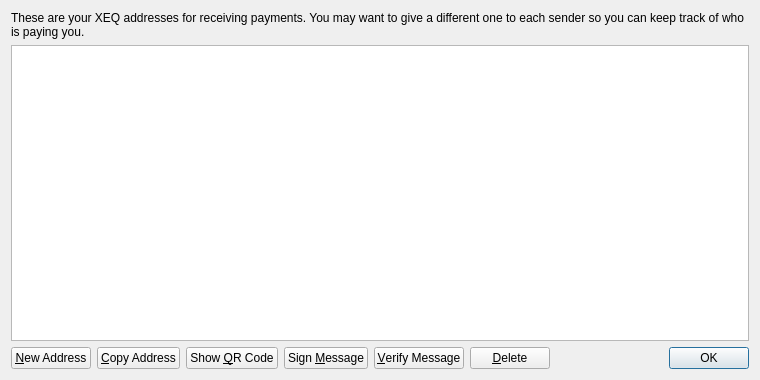
<?xml version="1.0" encoding="UTF-8"?>
<ui version="4.0">
 <class>AddressBookPage</class>
 <widget class="QWidget" name="AddressBookPage">
  <property name="geometry">
   <rect>
    <x>0</x>
    <y>0</y>
    <width>760</width>
    <height>380</height>
   </rect>
  </property>
  <property name="windowTitle">
   <string>Address Book</string>
  </property>
  <layout class="QVBoxLayout" name="verticalLayout">
   <item>
    <widget class="QLabel" name="labelExplanation">
     <property name="text">
      <string>These are your XEQ addresses for receiving payments. You may want to give a different one to each sender so you can keep track of who is paying you.</string>
     </property>
     <property name="textFormat">
      <enum>Qt::PlainText</enum>
     </property>
     <property name="wordWrap">
      <bool>true</bool>
     </property>
    </widget>
   </item>
   <item>
    <widget class="QTableView" name="tableView">
     <property name="contextMenuPolicy">
      <enum>Qt::CustomContextMenu</enum>
     </property>
     <property name="toolTip">
      <string>Double-click to edit address or label</string>
     </property>
     <property name="tabKeyNavigation">
      <bool>false</bool>
     </property>
     <property name="selectionMode">
      <enum>QAbstractItemView::SingleSelection</enum>
     </property>
     <property name="selectionBehavior">
      <enum>QAbstractItemView::SelectRows</enum>
     </property>
     <property name="sortingEnabled">
      <bool>true</bool>
     </property>
     <attribute name="verticalHeaderVisible">
      <bool>false</bool>
     </attribute>
    </widget>
   </item>
   <item>
    <layout class="QHBoxLayout" name="horizontalLayout">
     <item>
      <widget class="QPushButton" name="newAddressButton">
       <property name="toolTip">
        <string>Create a new address</string>
       </property>
       <property name="text">
        <string>&amp;New Address</string>
       </property>
      </widget>
     </item>
     <item>
      <widget class="QPushButton" name="copyToClipboard">
       <property name="toolTip">
        <string>Copy the currently selected address to the system clipboard</string>
       </property>
       <property name="text">
        <string>&amp;Copy Address</string>
       </property>
      </widget>
     </item>
     <item>
      <widget class="QPushButton" name="showQRCode">
       <property name="text">
        <string>Show &amp;QR Code</string>
       </property>
      </widget>
     </item>
     <item>
      <widget class="QPushButton" name="signMessage">
       <property name="toolTip">
        <string>Sign a message to prove you own a XEQ address</string>
       </property>
       <property name="text">
        <string>Sign &amp;Message</string>
       </property>
      </widget>
     </item>
     <item>
      <widget class="QPushButton" name="verifyMessage">
       <property name="toolTip">
        <string>Verify a message to ensure it was signed with a specified XEQ address</string>
       </property>
       <property name="text">
        <string>&amp;Verify Message</string>
       </property>
      </widget>
     </item>
     <item>
      <widget class="QPushButton" name="deleteButton">
       <property name="toolTip">
        <string>Delete the currently selected address from the list</string>
       </property>
       <property name="text">
        <string>&amp;Delete</string>
       </property>
      </widget>
     </item>
     <item>
      <spacer name="horizontalSpacer">
       <property name="orientation">
        <enum>Qt::Horizontal</enum>
       </property>
       <property name="sizeHint" stdset="0">
        <size>
         <width>40</width>
         <height>20</height>
        </size>
       </property>
      </spacer>
     </item>
     <item>
      <widget class="QDialogButtonBox" name="buttonBox">
       <property name="sizePolicy">
        <sizepolicy hsizetype="Maximum" vsizetype="Fixed">
         <horstretch>0</horstretch>
         <verstretch>0</verstretch>
        </sizepolicy>
       </property>
       <property name="standardButtons">
        <set>QDialogButtonBox::Ok</set>
       </property>
      </widget>
     </item>
    </layout>
   </item>
  </layout>
 </widget>
 <resources>
  <include location="../bitcoin.qrc"/>
 </resources>
 <connections/>
</ui>
